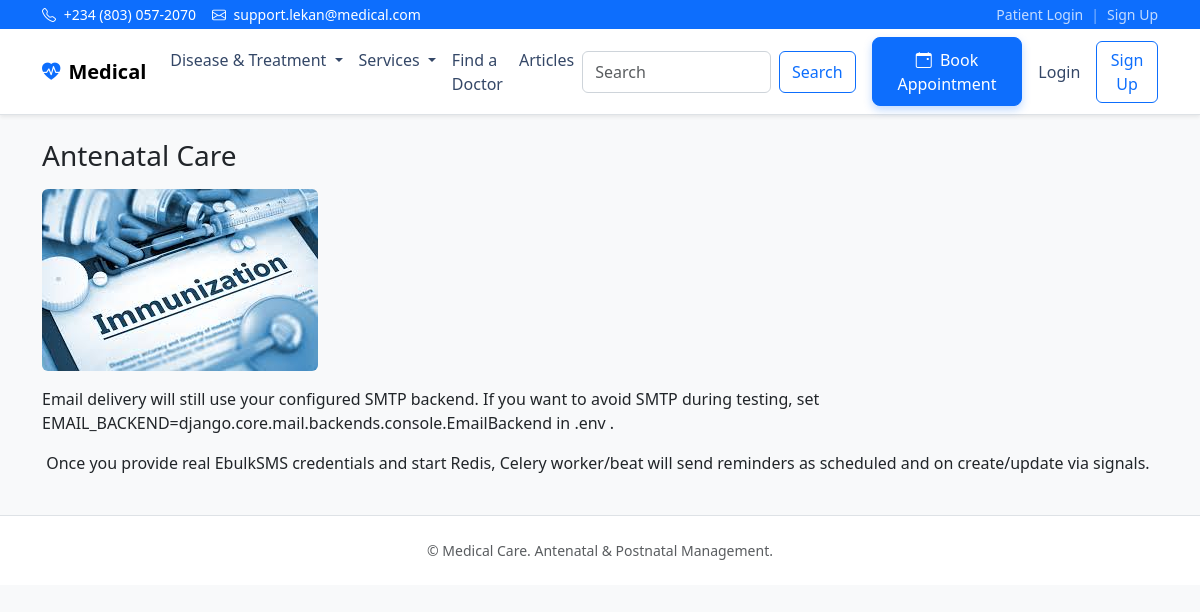
The page /care/antenatal/ on the database its author committed.
### content/models.py (models this page shows, shortened)
class CarePage(models.Model):
    SLUG_CHOICES = (
        ('antenatal', 'Antenatal Care'),
        ('postnatal', 'Postnatal Care'),
        ('immunization', 'Newborn Immunization'),
    )
    slug = models.SlugField(max_length=50, unique=True, choices=SLUG_CHOICES)
    title = models.CharField(max_length=200)
    body = RichTextField(blank=True)
    hero_image = models.ImageField(upload_to='care_pages/', blank=True, null=True)
    updated_at = models.DateTimeField(auto_now=True)
    class Meta:
        verbose_name = 'Care Page'
        verbose_name_plural = 'Care Pages'
        ordering = ['slug']

### medical_main/views.py (the view)
# urls.py: path('care/antenatal/', antenatal_care, name='antenatal_care'),
def antenatal_care(request):
    page = CarePage.objects.filter(slug='antenatal').first()
    return render(request, 'content/antenatal_care.html', {'page': page})

### templates/content/antenatal_care.html
{% extends "base.html" %}
{% block content %}
  <div class="d-flex align-items-center mb-3">
    <h3 class="mb-0">{{ page.title|default:"Antenatal Care" }}</h3>
  </div>
  {% if page and page.hero_image %}
    <img src="{{ page.hero_image.url }}" class="img-fluid rounded mb-3" alt="{{ page.title }}">
  {% endif %}
  {% if page and page.body %}
    <div class="content-body">{{ page.body|safe }}</div>
  {% else %}
    <p class="text-muted">No antenatal content yet. Please add it in Admin → Care Pages.</p>
  {% endif %}
{% endblock %}

### static/css/styles.css (style rules this page uses)
:root { --brand-primary: #0d6efd; }
body { font-feature-settings: "liga" 1, "kern" 1; }

### rows shown on the page
CarePage: title "Antenatal Care", hero_image (picture), body "Email delivery will still use your configured SMTP backend. If you want to avoid SMTP during testing, set EMAIL_BACKEND=django.core.mail.backends.console.EmailBackend in .env . Once you provide real EbulkSMS credentials and start Redis, Celery worker/beat will send reminders as scheduled and on create/update via signals."
